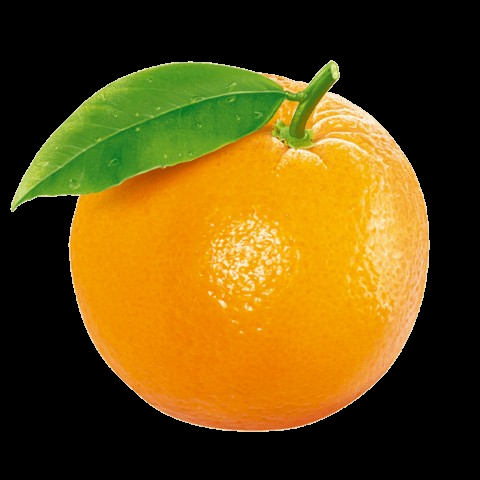
#> input picture orange.png, 480 x 480 px
$ python Week8.py   (older library calls are emulated)
#> lines starting #> are read from the running program, lines starting #| are printed output that depends on the picture
# 1.By using open cv library read an image and apply the following filters:
#1)bilateralFilter, 2)medianBlur, 3)GaussianBlur, 4)blur, 5)cv2.boxFilter, 6)laplacian
import cv2

image = cv2.imread('orange.png')
#> image is the input picture: shape (480, 480, 3); mean B, G, R 14.9, 76.9, 103
Bilateral_image = cv2.bilateralFilter(image,20,75,75)
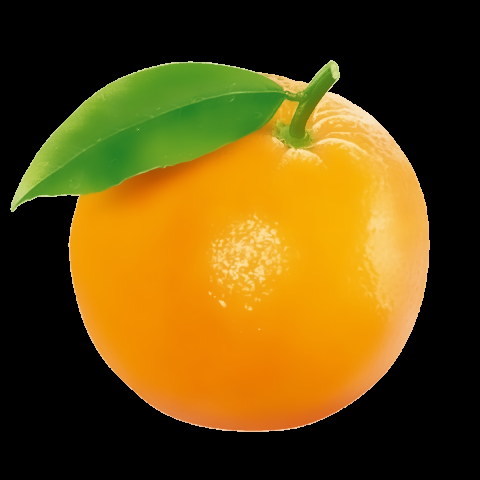
#> Bilateral_image: shape (480, 480, 3); mean B, G, R 14.4, 76.7, 102.9
median_blurred_image = cv2.medianBlur(image, ksize=9)
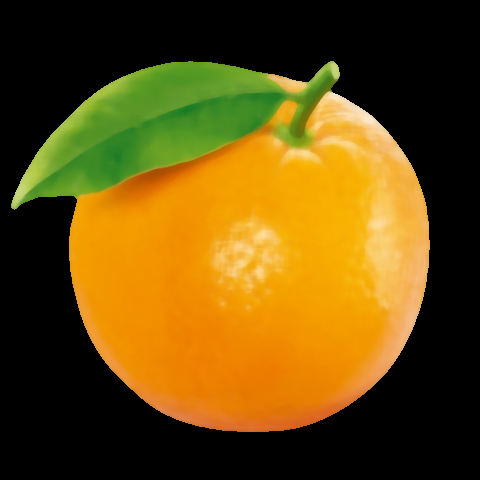
#> median_blurred_image: shape (480, 480, 3); mean B, G, R 13.1, 76.2, 102.7
gaussian_image = cv2.GaussianBlur(image, (5, 5), sigmaX=10)
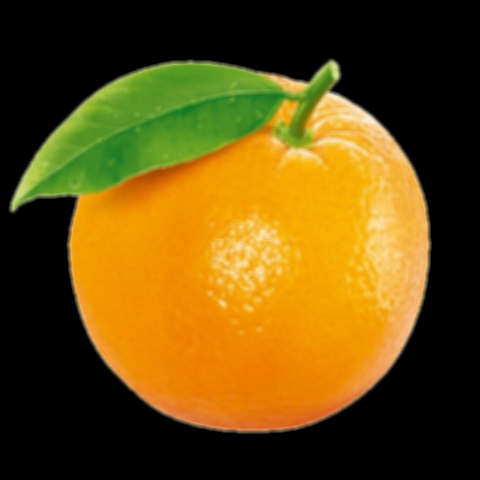
#> gaussian_image: shape (480, 480, 3); mean B, G, R 14.9, 76.9, 103
blurred_image = cv2.blur(image, (5, 5))
box_filter_image = cv2.boxFilter(image, ddepth=-1, ksize=(5, 5), normalize=True)
laplacian_image = cv2.Laplacian(image, ddepth=cv2.CV_64F)
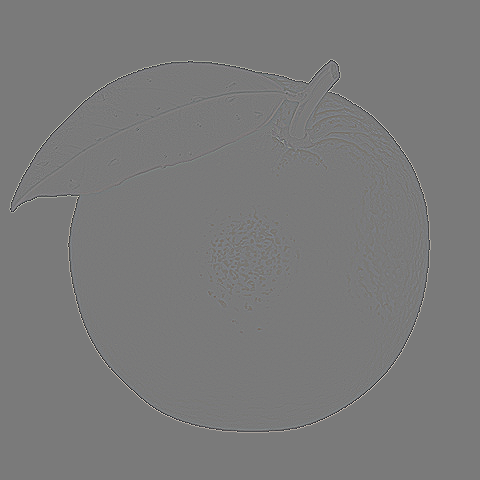
#> laplacian_image: shape (480, 480, 3) float64; mean B, G, R 0, 0, 0; drawn with min black and max white


# Show the original and filtered images
cv2.imshow('Original Image', image)
cv2.imshow('Bilateral Filtered Image', Bilateral_image)
cv2.imshow('Median Blured Filtered Image', median_blurred_image)
cv2.imshow('Gaussian Filtered Image', gaussian_image)
cv2.imshow('Blurred Filtered Image', blurred_image)
cv2.imshow('Box Filtered Image', box_filter_image)
cv2.imshow('Laplacian Filtered Image', laplacian_image)
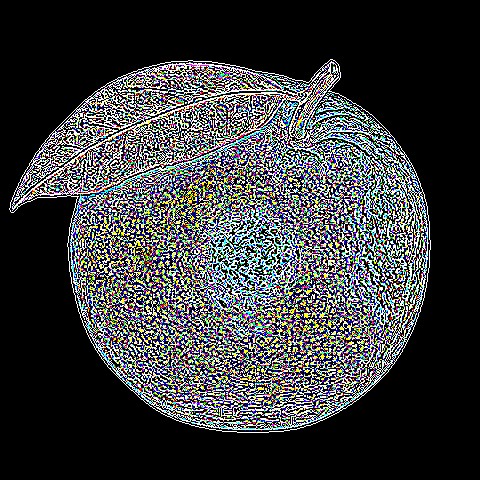
#> window 'Laplacian Filtered Image': shape (480, 480, 3); mean B, G, R 61.5, 60, 58.2

# Wait for a key press and close windows
cv2.waitKey(0)
cv2.destroyAllWindows()
#-----------------------------------------------------------------------------------------------------------------------
# 2-By Using cv2.filter2D() and numpy apply any kernel to the image.
import cv2
import numpy as np

image = cv2.imread('orange.png')

kernel = np.array([[0, -1, 0],
                   [-1, 4, -1],
                   [0,-1, 0]], dtype=np.float32)

filtered_image = cv2.filter2D(src=image , ddepth=-1 , kernel=kernel)
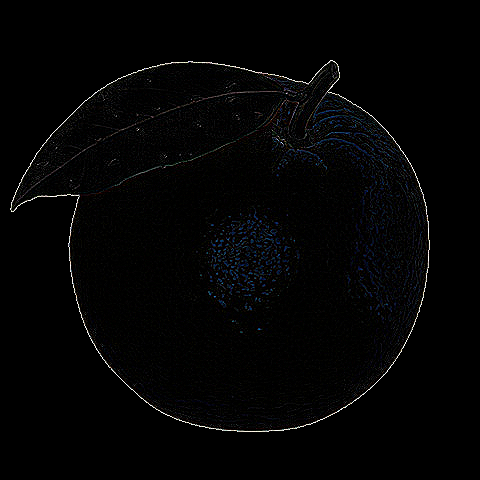
#> filtered_image: shape (480, 480, 3); mean B, G, R 3.9, 3.6, 3.5

cv2.imshow('Original Image', image)
cv2.imshow('Sharpened Image', filtered_image)

cv2.waitKey(0)
cv2.destroyAllWindows()
#-----------------------------------------------------------------------------------------------------------------------
# 3- using the cv2.getGaussianKernel().apply the output gaussian kernel to the image.
import cv2
import numpy as np

image = cv2.imread('orange.png')

gaussian_kernel_1d = cv2.getGaussianKernel(5, 3)

gaussian_kernel_2d = gaussian_kernel_1d @ gaussian_kernel_1d.T

blurred_image = cv2.filter2D(image, -1, gaussian_kernel_2d)

cv2.imshow('Original Image', image)
cv2.imshow('Gaussian Blurred Image', blurred_image)

# Wait for a key press and close the windows
cv2.waitKey(0)
cv2.destroyAllWindows()
